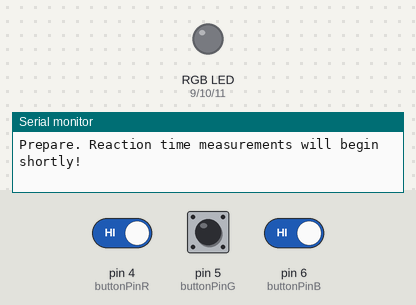
A sketch run on a simulated Arduino Uno, built with avr-gcc and run on an emulated ATmega328P. Shown: an RGB LED mixed from three pins (HIGH = lit), the last lines printed to the serial monitor. Inputs (shaded band) come from the test bench; at power-on: pin 4 (buttonPinR) HIGH, pin 5 (buttonPinG) HIGH, pin 6 (buttonPinB) HIGH. Dim RGB values are drawn brighter than linear; random numbers use the default seed unless the sketch sets one.

Above: at 6.8 s.
6.9 s: pin 4 (buttonPinR) driven LOW and pin 5 (buttonPinG) driven LOW and pin 6 (buttonPinB) driven LOW
At 7.7 s:
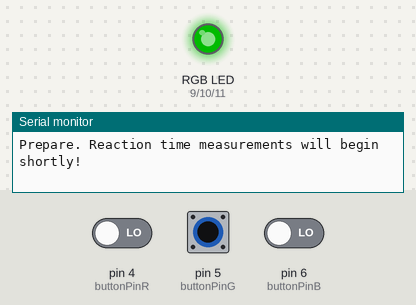
8.4 s: pin 5 (buttonPinG) driven HIGH
At 8.9 s:
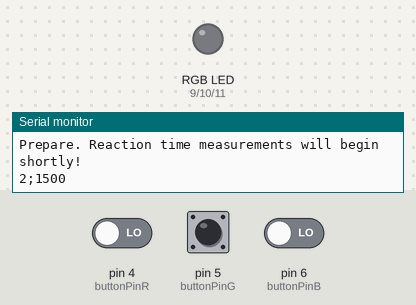
9.9 s: pin 5 (buttonPinG) driven LOW
At 12.1 s:
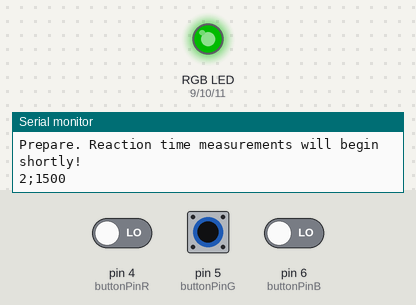
12.5 s: pin 5 (buttonPinG) pulsed HIGH 2 times (0.12 s each, 0.3 s apart)
At 14.4 s:
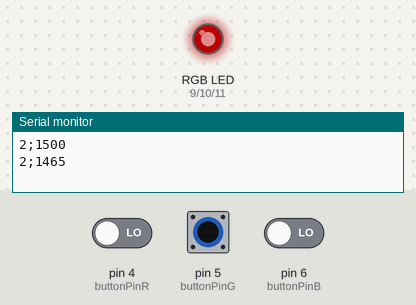
15.1 s: pin 4 (buttonPinR) driven HIGH
At 16.3 s:
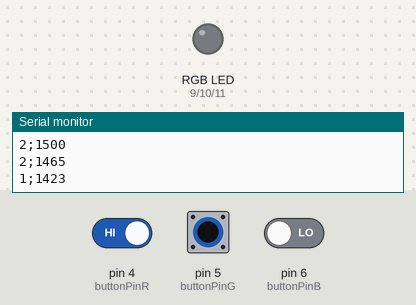
16.6 s: pin 4 (buttonPinR) driven LOW
At 17.9 s:
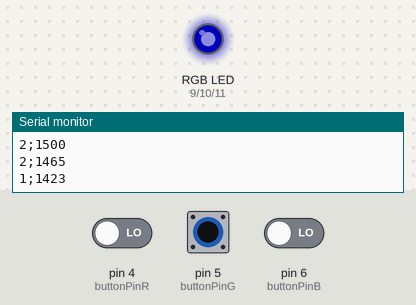
Timing chart, 0 to 19.6 s (numbered marks = the images above; inputs shaded):
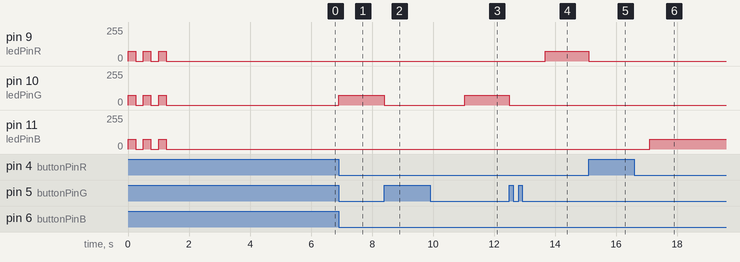

Measured:
- after the input at 6.9 s, pin 10 (ledPinG): 0/255 → 75/255 at once
- after the input at 8.4 s, pin 10 (ledPinG): 75/255 → 0/255 at once
- after the input at 9.9 s, pin 10 (ledPinG): 0/255 → 75/255 after 1.1 s
- after the input at 12.5 s, pin 9 (ledPinR): 0/255 → 75/255 after 1.2 s; pin 10 (ledPinG): 75/255 → 0/255 at once
- after the input at 15.1 s, pin 9 (ledPinR): 75/255 → 0/255 at once
- after the input at 16.6 s, pin 11 (ledPinB): 0/255 → 75/255 after 0.50 s

The sketch:

led_rgb_reaction.ino
```cpp
// Reaction time experiment of one LED.
// LED will flash 3 times before the start of the experiment.

// LED variables
int ledPick;
int ledPinR = 9;
int ledPinG = 10;
int ledPinB = 11;
int ledBrightness = 75;

// LED power states
int ledStateR = LOW;
int ledStateG = LOW;

int ledStateB = LOW;

// Button variables
int buttonPinR = 4;
int buttonStateR = LOW;
int buttonPinG = 5;
int buttonStateG = LOW;
int buttonPinB = 6;
int buttonStateB = LOW;

// Time variables
long randDelay;
long newT;
long oldT;
long deltaT;

// The setup function runs once when you press reset or power the board
void setup() {
  // initialize analog pins as an output.
  pinMode(ledPinR, OUTPUT);
  pinMode(ledPinR, OUTPUT);
  pinMode(ledPinR, OUTPUT);

  // Initialize button pins as input.
  pinMode(buttonPinR, INPUT);
  pinMode(buttonPinG, INPUT);
  pinMode(buttonPinB, INPUT);

  // Intialize serial communication.
  Serial.begin(9600);

  Serial.println("Prepare. Reaction time measurements will begin shortly!");
  for (int i = 0; i <= 2; i++) {
    analogWrite(ledPinR, ledBrightness);
    analogWrite(ledPinG, ledBrightness);
    analogWrite(ledPinB, ledBrightness);
    delay(250);
    analogWrite(ledPinR, 0);
    analogWrite(ledPinG, 0);
    analogWrite(ledPinB, 0);
    delay(250);
  }

  randomSeed(analogRead(A0));
  randDelay = random(3000, 6000);
  delay(randDelay);
}

// the loop function runs over and over again forever
void loop() {

  //Always check to see if button is being pressed.
  buttonStateR = digitalRead(buttonPinR);
  buttonStateG = digitalRead(buttonPinG);
  buttonStateB = digitalRead(buttonPinB);

  // Critera for trial start.
  if (ledStateR == LOW && buttonStateR == LOW && ledStateG == LOW && buttonStateG == LOW && ledStateB == LOW && buttonStateB == LOW) {

    // Pick a random RGB color.
    ledPick = random(0,3);

    // Turn the LED on and record time, trial has begun.
    if (ledPick == 0) {
      analogWrite(ledPinR, ledBrightness);
      oldT = millis();
      ledStateR = HIGH;
      ledStateG = LOW;
      ledStateB = LOW;
    }
    else if (ledPick == 1) {
      analogWrite(ledPinG, ledBrightness);
      oldT = millis();
      ledStateR = LOW;
      ledStateG = HIGH;
      ledStateB = LOW;
    }
    else {
      analogWrite(ledPinB, ledBrightness);
      oldT = millis();
      ledStateR = LOW;
      ledStateG = LOW;
      ledStateB = HIGH;
    }
  }

  // Criteria for trial end.
  if (ledStateR == HIGH && buttonStateR == HIGH) {
    // Record time when button was pressed and turn off LED
    newT = millis();
    analogWrite(ledPinR, 0);

    // Print to console the time differnce between LED turn off to button pressed.
    deltaT = newT - oldT;
    Serial.print("1;");
    Serial.println(deltaT);

    // Reset trial and wait a random amount of time for next trial.
    ledStateR = LOW;
    randDelay = random(1000, 3000);
    delay(randDelay);
  }
  else if (ledStateG == HIGH && buttonStateG == HIGH) {
    // Record time when button was pressed and turn off LED
    newT = millis();
    analogWrite(ledPinG, 0);

    // Print to console the time differnce between LED turn off to button pressed.
    deltaT = newT - oldT;
    Serial.print("2;");
    Serial.println(deltaT);

    // Reset trial and wait a random amount of time for next trial.
    ledStateG = LOW;
    randDelay = random(1000, 3000);
    delay(randDelay);
  }
  else if (ledStateB == HIGH && buttonStateB == HIGH) {
    // Record time when button was pressed and turn off LED
    newT = millis();
    analogWrite(ledPinB, 0);

    // Print to console the time differnce between LED turn off to button pressed.
    deltaT = newT - oldT;
    Serial.print("3;");
    Serial.println(deltaT);

    // Reset trial and wait a random amount of time for next trial.
    ledStateB = LOW;
    randDelay = random(1000, 3000);
    delay(randDelay);
  }
}
```
